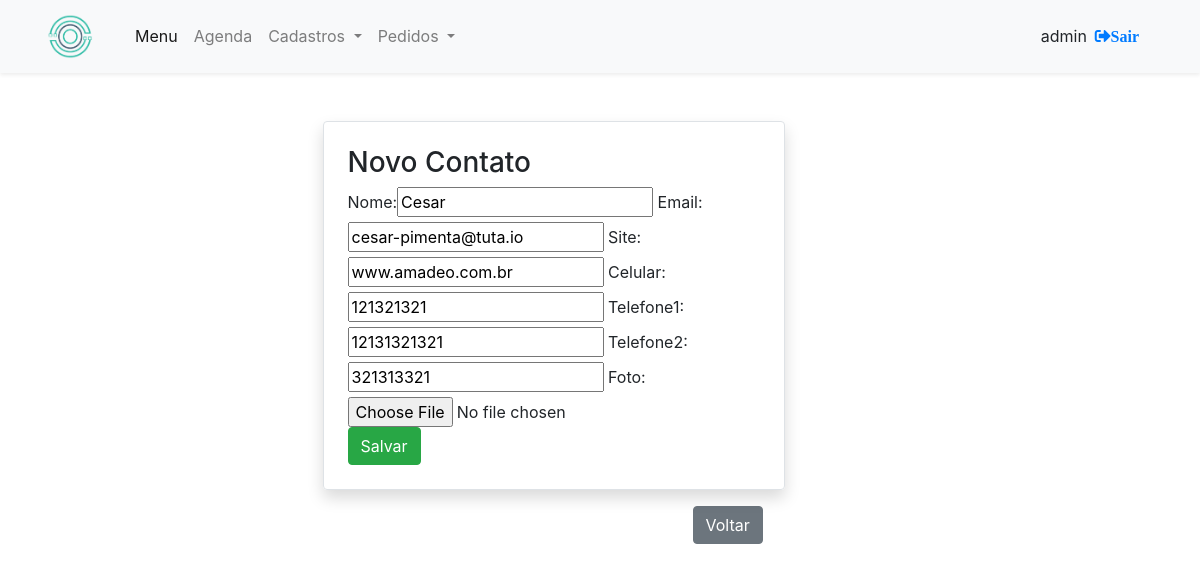
/home/contato_altera/2/ (signed in), run on the app's committed database.
### home/models.py (models this page shows, shortened)
class Contato(models.Model):
    nome = models.CharField(max_length=35)
    email = models.EmailField(null=True)
    site = models.CharField(max_length=40, null=True)
    celular = models.IntegerField()
    telefone1 = models.IntegerField(null=True)
    telefone2 = models.IntegerField(null=True)
    foto = models.ImageField(upload_to='clients_photos', null=True, blank=True)

### home/views.py (the view)
# urls.py: path('contato_altera/<int:id>/', contato_altera, name='contato_altera'),
@login_required
def contato_altera(request, id):
    contato = get_object_or_404(Contato, pk=id)
    form = ContatoForm(request.POST or None, request.FILES or None, instance=contato)
    if form.is_valid():
        form.save()
        return redirect('contato_list')
    return render(request, 'contato_form.html', {'form': form})

### home/forms.py
class ContatoForm(ModelForm):
    class Meta:
        model = Contato
        fields = ['nome', 'email', 'site',
                  'celular', 'telefone1', 'telefone2', 'foto',
                  ]

### home/templates/contato_form.html (shortened to what this page needs)
{% extends 'base.html' %}
{% load bootstrap %}
{% block main %}
        <main class="mt-5">
            <section class="container mb-5">
                <article class="rounded border shadow pt-4 pr-4 pl-4 pb-4 offset-md-3 col-md-5">
                    <h3> Novo Contato </h3>
                    <form class="" action="" method="POST">
                        {{ form|bootstrap }}
                        <button class="btn btn-success" type="submit">Salvar</button>
                    </form>
                </article>
                <a class="btn btn-secondary mt-3 offset-md-7" href="{% url 'cliente_list' %}">Voltar</a>
            </section>
        </main>
{% endblock %}

### templates/base.html (shortened to what this page needs)
{% load static %}
<!doctype html>
<html lang="pt">
    <head>
        <link rel="stylesheet" href="https://use.fontawesome.com/releases/v5.2.0/css/all.css">
        <link rel="stylesheet" href="{% static 'css/bootstrap.css' %}">
        <link rel="stylesheet" href="{% static 'css/auto.css' %}">
        <link rel="stylesheet" href="{% static 'css/agenda-default.css' %}">
        <link rel="stylesheet" href="{% static 'css/fullcalendar.min.css' %}">
        <link rel="stylesheet" href="{% static 'css/fullcalendar.print.min.css' %}"  media='print' />
    </head>
    <body>
        <header>
            <nav class="navbar navbar-expand-lg navbar-light bg-light shadow-sm">
              <div class="container">
                    <a class="navbar-brand" href="{% url 'home' %}">
                        <img class="" src="{% static 'media/icon.png' %}" width="50px" alt="logo" >
                    </a>
                  <div class="collapse navbar-collapse" id="navbarNavDropdown">
                      <div class="navbar d-flex justify-content-between collapse navbar-collapse">
                          <ul class="navbar-nav ">
                              <li class="nav-item active">
                                <a class="nav-link" href="{% url 'home' %}">Menu<span class="sr-only">(current)</span></a>
                              </li>
                              <li class="nav-item">
                                <a class="nav-link" href="{% url 'agenda' %}">Agenda</a>
                              </li>
                              <li class="nav-item">
                                <a class="nav-link dropdown-toggle" href="" id="navbarDropdownMenuLink" role="button" data-toggle="dropdown" aria-haspopup="true" aria-expanded="false">
                                  Cadastros
                                </a>
                              </li>
                              <li class="nav-item dropdown">
                                <a class="nav-link dropdown-toggle" href="#" id="navbarDropdownMenuLink" role="button" data-toggle="dropdown" aria-haspopup="true" aria-expanded="false">
                                  Pedidos
                                </a>
                              </li>
                          </ul>
                          <form class="form-inline">
                              {% if user.is_authenticated %}
                                <div class="pr-2">
                                    {{ user.username }}
                                </div>
                                <a class="my-2 my-lg-0" href="/logout"><i class="fas fa-sign-out-alt">Sair</i></a>
                              {% endif %}
                          </form>
                      </div>
                  </div>
              </div>
            </nav>
        </header>
        {% block main %}
        {% endblock %}
    </body>
</html>

### data on the page
Contato: nome "Cesar", email "cesar-pimenta@tuta.io", site "www.amadeo.com.br", celular "121321321", telefone1 "12131321321", telefone2 "321313321"

### other printed values
{{ user.username }} "admin"
